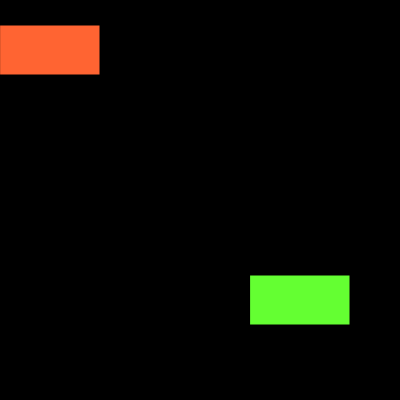
Frame 1 (no input)
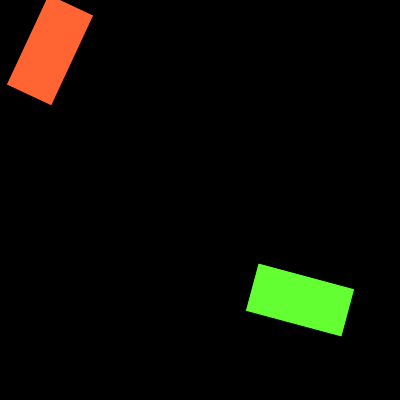
Frame 60 (no input)
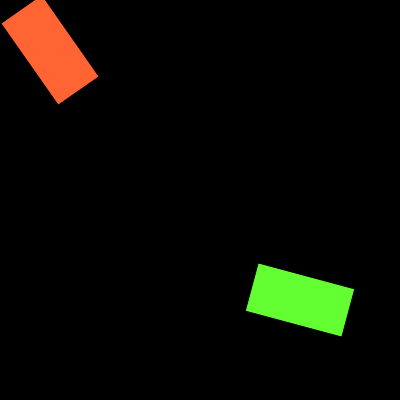
Frame 120 (the mouse pressed at the canvas centre since frame 60)

The p5.js sketch that drew these frames (run headless with seeded random() and noise() and a simulated clock; from frame 60 on, the mouse is pressed at the canvas centre):

// p5.js sketch
// ── sketch.js
// translate()
// rotate()
// scale()
// push()
// pop()
let angle = 0;
// let x = 50;
// let y = 50;
function setup() {
	createCanvas(400,400);
	angleMode(DEGREES);
	rectMode(CENTER);
}

function draw() {
	background(0);

	push();
	translate(50, 50);
	rotate(angle);
	fill(255, 100, 50);
	rect(0, 0, 100, 50);
	pop();

	translate(300,300)
	rotate(-angle*3);
	fill(100, 255, 50);
	rect(0, 0, 100, 50);



	angle = angle + 5;
	//  x = x +1;
}
